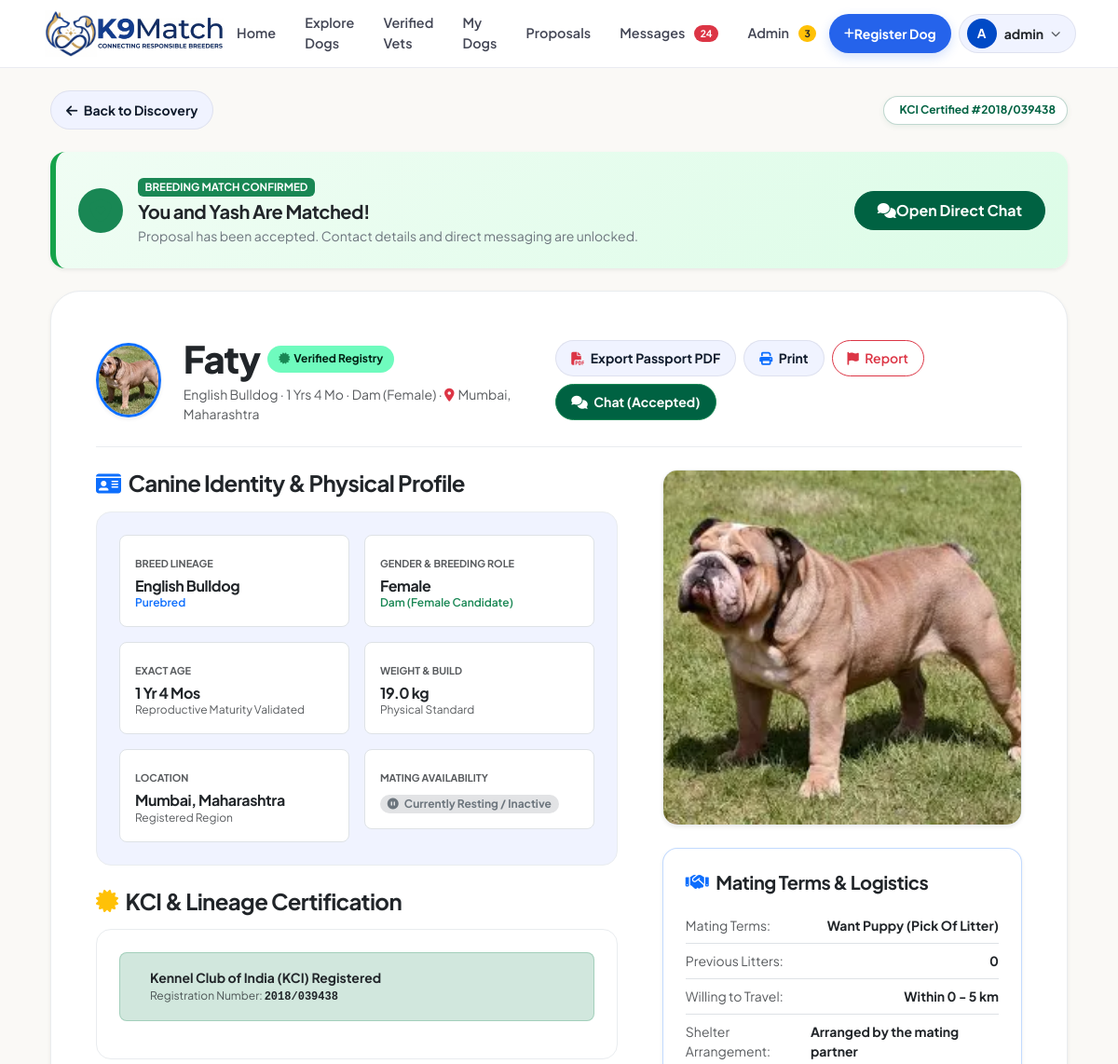
/dog/4/ (signed in, upper part), run on an earlier commit of the app's database.
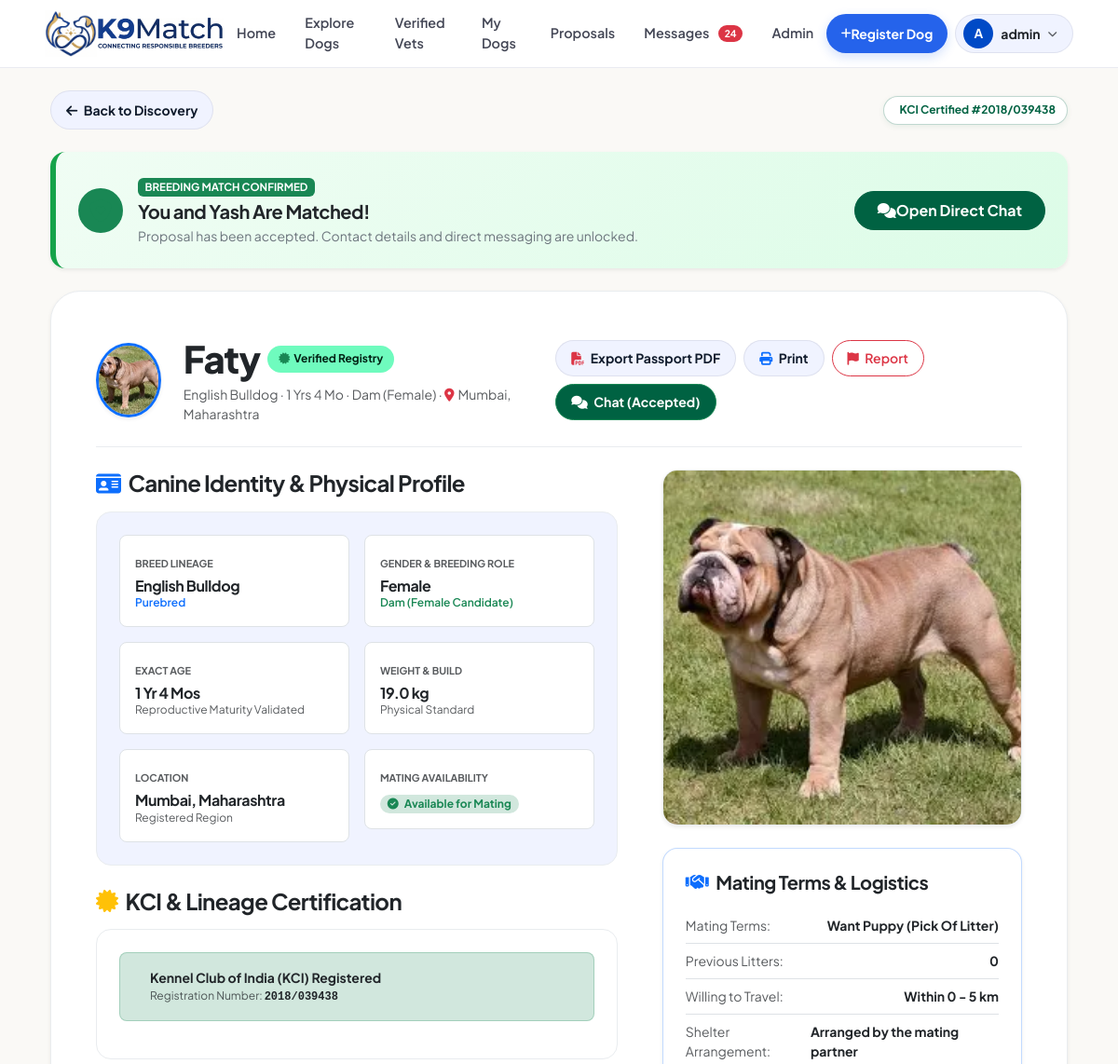
And on a later commit of the database.
### core/views.py (the view, shortened to what this page needs)
# urls.py: path('dog/<int:dog_id>/', views.dog_detail, name='dog_detail'),
@login_required
def dog_detail(request, dog_id):
    dog = get_object_or_404(DogProfile, id=dog_id)
    user_dogs = DogProfile.objects.filter(owner=request.user)
    accepted_match = MatchRequest.objects.filter(
        (
            (Q(sender=request.user) & (Q(target_dog=dog) | Q(sender_dog=dog))) |
            (Q(receiver=request.user) & (Q(target_dog=dog) | Q(sender_dog=dog)))
        ),
        status='accepted'
    ).first()
    inbound_proposal = None
    sent_request = None
    return render(request, 'core/dog_detail.html', {
        'dog': dog,
        'user_dogs': user_dogs,
        'sent_request': sent_request,
        'inbound_proposal': inbound_proposal,
        'accepted_match': accepted_match,
    })

### core/templates/core/dog_detail.html (shortened to what the changed rows need)
{% extends 'core/base.html' %}
{% block content %}
<div class="container py-4 max-w-7xl mx-auto px-3 px-lg-4">
    <div class="bg-white rounded-5 p-4 p-md-5 border border-light-subtle shadow-sm mb-5" style="border-radius: 2rem !important;" data-aos="fade-up">
        <div class="d-flex flex-column flex-lg-row align-items-lg-center justify-content-between pb-4 mb-4 border-bottom border-light-subtle gap-4">
            <div class="d-flex align-items-center gap-4">
                <div>
                    <div class="d-flex align-items-center gap-2 flex-wrap">
                        <h2 class="display-6 fw-black text-dark mb-0" style="font-weight: 800;">{{ dog.name }}</h2>
                    </div>
                </div>
            </div>
        </div>
        <div class="row g-5">
            <div class="col-lg-7">
                <div class="mb-4">
                    <div class="p-4 rounded-4 border border-light-subtle shadow-2xs" style="background-color: var(--color-surface-container);">
                        <div class="row g-3">
                            <div class="col-sm-6">
                                <div class="bg-white p-3 rounded-3 border">
                                    <div class="mt-1">
                                        {% if dog.is_available %}
                                            <span class="badge bg-success-subtle text-success rounded-pill px-2.5 py-1 small fw-bold">
                                                <i class="fas fa-check-circle me-1"></i> Available for Mating
                                            </span>
                                        {% else %}
                                            <span class="badge bg-secondary-subtle text-secondary rounded-pill px-2.5 py-1 small fw-bold">
                                                <i class="fas fa-pause-circle me-1"></i> Currently Resting / Inactive
                                            </span>
                                        {% endif %}
                                    </div>
                                </div>
                            </div>
                        </div>
                    </div>
                </div>
            </div>
        </div>
    </div>
</div>
{% endblock %}

### core/templates/core/base.html (shortened to what the changed rows need)
{% load static %}
<!DOCTYPE html>
<html lang="en" class="scroll-smooth">
<head>
    <link href="https://cdn.jsdelivr.net/npm/bootstrap@5.3.0/dist/css/bootstrap.min.css" rel="stylesheet">
    <link rel="stylesheet" href="https://cdnjs.cloudflare.com/ajax/libs/font-awesome/6.4.0/css/all.min.css">
    <link href="https://unpkg.com/aos@2.3.1/dist/aos.css" rel="stylesheet">
</head>
<body>
    <header class="glass-dock sticky-top shadow-xs z-3">
        <div class="container-fluid px-lg-5 px-3">
            <div class="d-flex align-items-center justify-content-between" style="height: 72px;">
                <nav class="d-none d-lg-flex align-items-center gap-1">
                    {% if user.is_authenticated %}
                        {% if user.is_staff %}
                            <a href="{% url 'admin_dashboard' %}" class="stitch-nav-link text-danger fw-semibold">
                                Admin
                                {% if admin_pending_dogs_count > 0 %}
                                    <span class="badge rounded-pill bg-warning text-dark ms-1" style="font-size: 0.65rem;">{{ admin_pending_dogs_count }}</span>
                                {% endif %}
                            </a>
                        {% endif %}
                    {% endif %}
                </nav>
            </div>
        </div>
    </header>
    <main style="min-height: 80vh;">
        {% block content %}{% endblock %}
    </main>
</body>
</html>

What changed in the data, as far as the page shows it:
changed DogProfile "Faty": is_available False → True (drawn)
Also different on the page:
{{ admin_pending_dogs_count }}: "3" → (not shown)
text no longer shown: "Currently Resting / Inactive"
text now shown: "Available for Mating"
